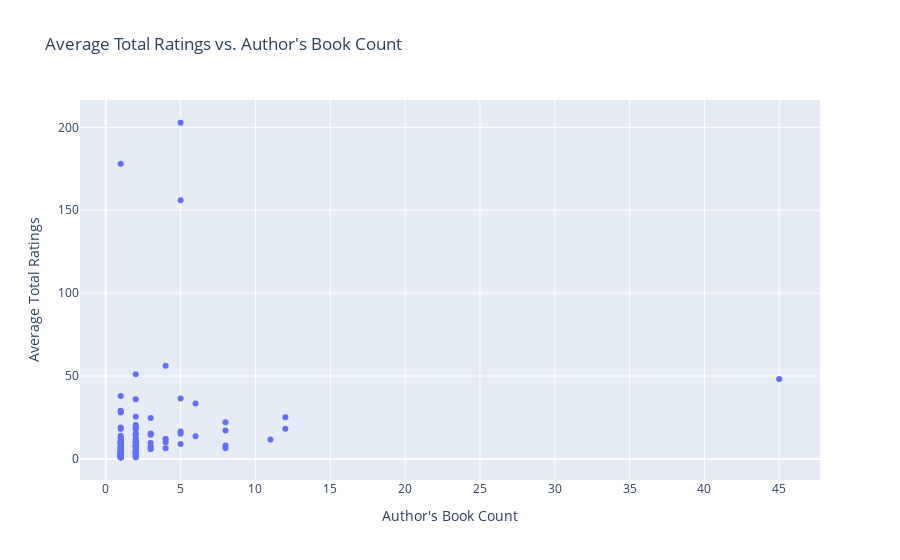

Source (notebook cell):
### Code cell
# Group by 'Author' and calculate average total ratings and count of books
avg_ratings_by_author = df.groupby('Author').agg({
    'Total Ratings': 'mean',  # Replace 'Total Ratings' with the actual column name for average total ratings
    'Title': 'count'          # Assuming 'Title' column represents the number of books by each author
}).reset_index()

avg_ratings_by_author = avg_ratings_by_author.rename(columns={'Title': 'Book Count'})

# Plotting the relationship
fig = px.scatter(avg_ratings_by_author, x='Book Count', y='Total Ratings',
                 title='Average Total Ratings vs. Author\'s Book Count',
                 labels={'Book Count': 'Author\'s Book Count', 'Total Ratings': 'Average Total Ratings'})

iplot(fig)

### Figure 1 — Plotly figure (JSON) as saved in the notebook; plotly's stock layout.template omitted (floating-point values rounded to 4 significant figures; data arrays with more than 128 entries replaced by an {"elided": "..."} marker saying what was removed)
{"data": [{"hovertemplate": "Author's Book Count=%{x}<br>Average Total Ratings=%{y}<extra></extra>", "legendgroup": "", "marker": {"color": "#636efa", "symbol": "circle"}, "mode": "markers", "name": "", "orientation": "v", "showlegend": false, "type": "scatter", "x": {"elided": "135 int values"}, "xaxis": "x", "y": {"elided": "135 float values"}, "yaxis": "y"}], "layout": {"legend": {"tracegroupgap": 0}, "title": {"text": "Average Total Ratings vs. Author's Book Count"}, "xaxis": {"anchor": "y", "domain": [0, 1], "title": {"text": "Author's Book Count"}}, "yaxis": {"anchor": "x", "domain": [0, 1], "title": {"text": "Average Total Ratings"}}}}
